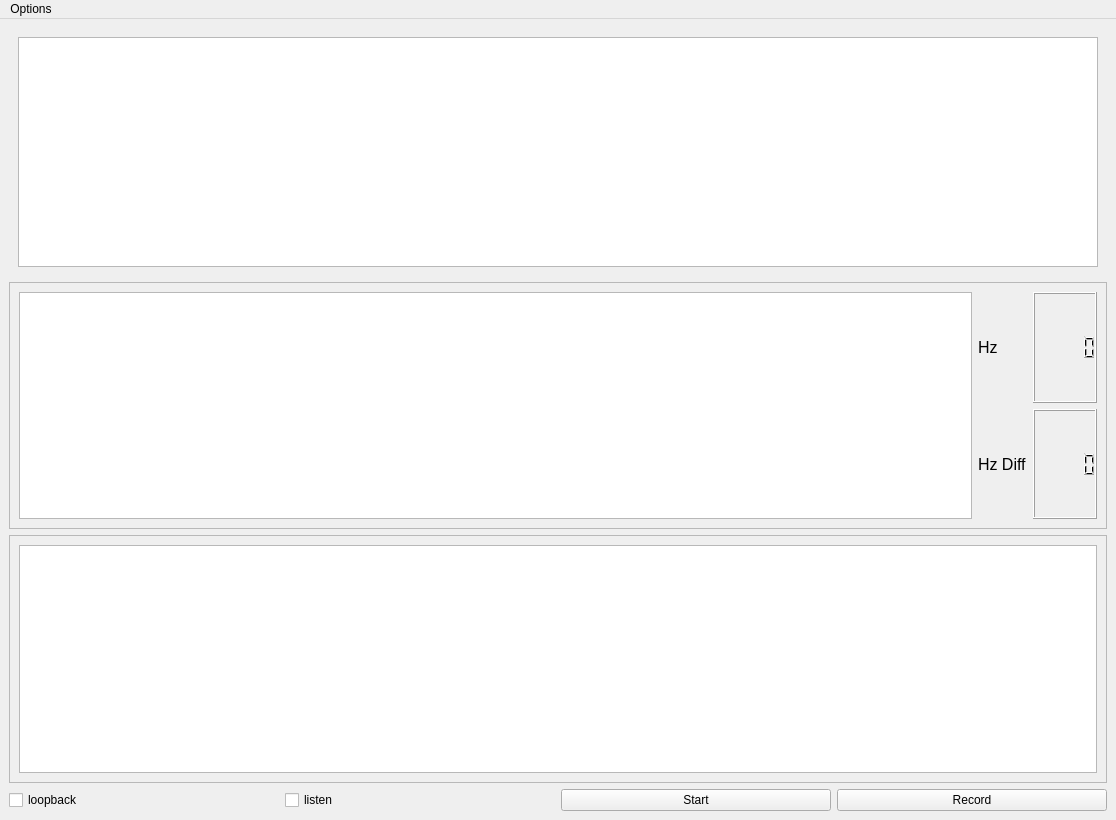
<?xml version="1.0" encoding="UTF-8"?>
<ui version="4.0">
 <class>MainWindow</class>
 <widget class="QMainWindow" name="MainWindow">
  <property name="geometry">
   <rect>
    <x>0</x>
    <y>0</y>
    <width>1116</width>
    <height>820</height>
   </rect>
  </property>
  <property name="windowTitle">
   <string>Apollo</string>
  </property>
  <property name="windowIcon">
   <iconset>
    <normaloff>Apollo.png</normaloff>Apollo.png</iconset>
  </property>
  <widget class="QWidget" name="centralwidget">
   <layout class="QVBoxLayout" name="verticalLayout_2">
    <item>
     <widget class="QWidget" name="widget" native="true">
      <layout class="QHBoxLayout" name="horizontalLayout_2">
       <item>
        <widget class="PlotWidget" name="personalFFTChart"/>
       </item>
      </layout>
     </widget>
    </item>
    <item>
     <widget class="QFrame" name="frame">
      <property name="frameShape">
       <enum>QFrame::StyledPanel</enum>
      </property>
      <property name="frameShadow">
       <enum>QFrame::Raised</enum>
      </property>
      <layout class="QHBoxLayout" name="horizontalLayout_4">
       <item>
        <widget class="PlotWidget" name="fftsChart"/>
       </item>
       <item>
        <layout class="QGridLayout" name="gridLayout">
         <item row="1" column="1">
          <widget class="QLCDNumber" name="HzDiffLcd"/>
         </item>
         <item row="0" column="1">
          <widget class="QLCDNumber" name="HzLcd">
           <property name="font">
            <font>
             <pointsize>12</pointsize>
            </font>
           </property>
          </widget>
         </item>
         <item row="0" column="0">
          <widget class="QLabel" name="label">
           <property name="font">
            <font>
             <pointsize>12</pointsize>
            </font>
           </property>
           <property name="text">
            <string>Hz</string>
           </property>
          </widget>
         </item>
         <item row="1" column="0">
          <widget class="QLabel" name="label_2">
           <property name="font">
            <font>
             <pointsize>12</pointsize>
            </font>
           </property>
           <property name="text">
            <string>Hz Diff</string>
           </property>
          </widget>
         </item>
        </layout>
       </item>
      </layout>
     </widget>
    </item>
    <item>
     <widget class="QFrame" name="frame_2">
      <property name="frameShape">
       <enum>QFrame::StyledPanel</enum>
      </property>
      <property name="frameShadow">
       <enum>QFrame::Raised</enum>
      </property>
      <layout class="QHBoxLayout" name="horizontalLayout_3">
       <item>
        <widget class="PlotWidget" name="pcmsChart"/>
       </item>
      </layout>
     </widget>
    </item>
    <item>
     <layout class="QHBoxLayout" name="horizontalLayout">
      <item>
       <widget class="QCheckBox" name="loopbackCheckBox">
        <property name="text">
         <string>loopback</string>
        </property>
       </widget>
      </item>
      <item>
       <widget class="QCheckBox" name="listen">
        <property name="text">
         <string>listen</string>
        </property>
       </widget>
      </item>
      <item>
       <widget class="QPushButton" name="startButton">
        <property name="text">
         <string>Start</string>
        </property>
       </widget>
      </item>
      <item>
       <widget class="QPushButton" name="recordButton">
        <property name="text">
         <string>Record</string>
        </property>
       </widget>
      </item>
     </layout>
    </item>
   </layout>
  </widget>
  <widget class="QMenuBar" name="menubar">
   <property name="geometry">
    <rect>
     <x>0</x>
     <y>0</y>
     <width>1116</width>
     <height>26</height>
    </rect>
   </property>
   <widget class="QMenu" name="menuOptions">
    <property name="title">
     <string>Options</string>
    </property>
    <addaction name="actionChoose_file"/>
    <addaction name="actionSettings"/>
    <addaction name="actionChange_microphone"/>
   </widget>
   <addaction name="menuOptions"/>
  </widget>
  <action name="actionChoose_file">
   <property name="text">
    <string>Choose file ...</string>
   </property>
  </action>
  <action name="actionSettings">
   <property name="text">
    <string>Settings</string>
   </property>
  </action>
  <action name="actionChange_microphone">
   <property name="text">
    <string>Change microphone</string>
   </property>
  </action>
 </widget>
 <customwidgets>
  <customwidget>
   <class>PlotWidget</class>
   <extends>QGraphicsView</extends>
   <header location="global">pyqtgraph</header>
  </customwidget>
 </customwidgets>
 <resources/>
 <connections/>
</ui>
